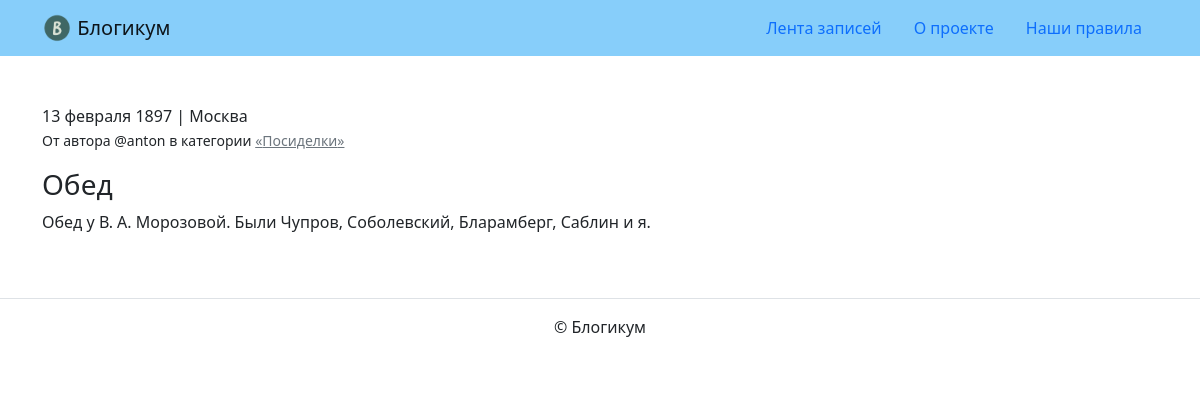
The app's page /posts/1/ with its own data.
### blog/models.py (models this page shows, shortened)
class BaseModel(models.Model):
    is_published = models.BooleanField(
        default=True,
        verbose_name='Опубликовано',
        help_text='Снимите галочку, чтобы скрыть публикацию.'
    )
    created_at = models.DateTimeField(
        auto_now_add=True,
        verbose_name='Добавлено'
    )
    class Meta:
        abstract = True

class Post(BaseModel):
    title = models.CharField(
        max_length=256,
        verbose_name='Заголовок'
    )
    text = models.TextField(
        verbose_name='Текст'
    )
    pub_date = models.DateTimeField(
        verbose_name='Дата и время публикации',
        help_text='Если установить дату и время в будущем — '
                  'можно делать отложенные публикации.'
    )
    author = models.ForeignKey(
        User,
        on_delete=models.CASCADE,
        verbose_name='Автор публикации'
    )
    location = models.ForeignKey(
        Location,
        on_delete=models.SET_NULL,
        null=True,
        blank=True,
        verbose_name='Местоположение'
    )
    category = models.ForeignKey(
        Category,
        on_delete=models.SET_NULL,
        null=True,
        verbose_name='Категория'
    )
    class Meta:
        verbose_name = 'публикация'
        verbose_name_plural = 'Публикации'

class Location(BaseModel):
    name = models.CharField(
        max_length=256,
        verbose_name='Название места'
    )
    class Meta:
        verbose_name = 'местоположение'
        verbose_name_plural = 'Местоположения'

class Category(BaseModel):
    title = models.CharField(
        max_length=256,
        verbose_name='Заголовок'
    )
    description = models.TextField(
        verbose_name='Описание'
    )
    slug = models.SlugField(
        unique=True,
        verbose_name='Идентификатор',
        help_text='Идентификатор страницы для URL; '
                  'разрешены символы латиницы, цифры, '
                  'дефис и подчёркивание.'
    )
    class Meta:
        verbose_name = 'категория'
        verbose_name_plural = 'Категории'

### blog/views.py (the view)
# urls.py: path('posts/<int:pk>/', views.post_detail, name='post_detail'),
def post_detail(request, pk):
    template_name = 'blog/detail.html'
    post = get_object_or_404(
        Post,
        is_published=True,
        pub_date__lte=datetime.now(),
        category__is_published=True,
        pk=pk
    )
    context = {'post': post}
    return render(request, template_name, context)

### templates/blog/detail.html (shortened to what this page needs)
{% extends "base.html" %}
{% block content %}
  <article>
    <p>{{ post.pub_date|date:"d E Y" }} | {% if post.location and post.location.is_published %}{{ post.location.name }}{% else %}Планета Земля{% endif %}<br>
      <small>От автора @{{ post.author.username }} в категории {% include "includes/category_link.html" %}</small></p>
    <h3>{{ post.title }}</h3>
    <p>{{ post.text|linebreaksbr }}</p>
  </article>
{% endblock %}

### templates/includes/category_link.html
<a class="text-muted" href="{% url 'blog:category_posts' post.category.slug %}">
  «{{ post.category.title }}»
</a>

### records on screen
Post: pub_date "13 февраля 1897", location.name "Москва", author.username "anton", category "Посиделки", title "Обед", text "Обед у В. А. Морозовой. Были Чупров, Соболевский, Бларамберг, Саблин и я."
